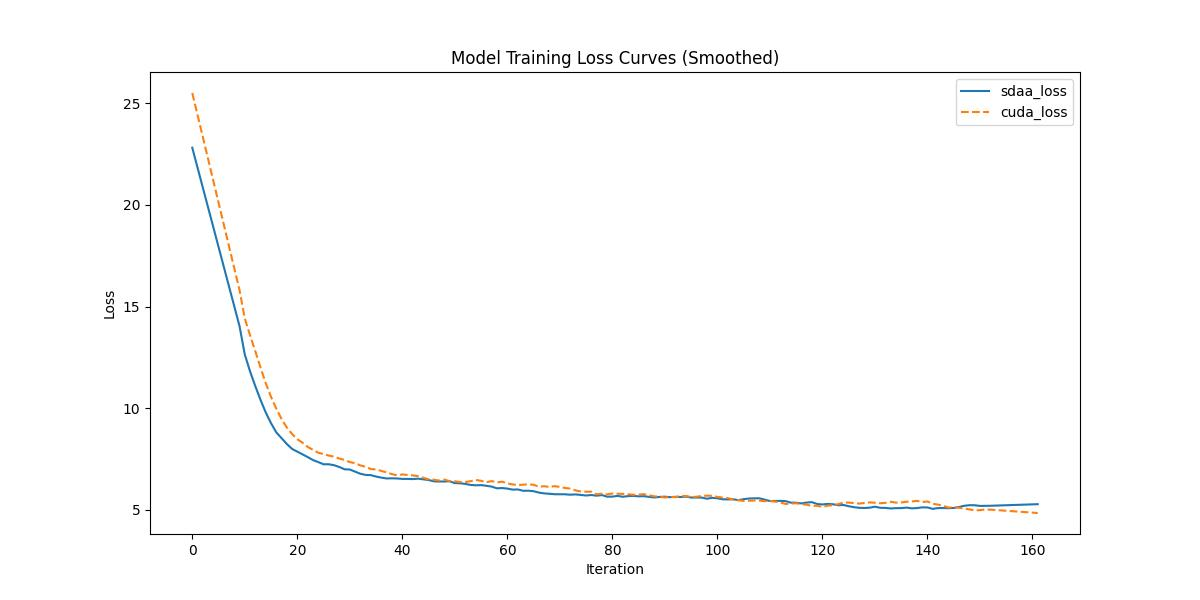

Python code for this plot:
import re
import numpy as np
import matplotlib.pyplot as plt
from scipy.signal import savgol_filter

def compare_loss(benchmark_loss_array, sdaa_loss_array):
    def MeanRelativeError(cuda_loss, sdaa_loss):
        return ((sdaa_loss - cuda_loss) / cuda_loss).mean()

    def MeanAbsoluteError(cuda_loss, sdaa_loss):
        return (sdaa_loss - cuda_loss).mean()

    benchmark_mean_loss = benchmark_loss_array
    sdaa_mean_loss = sdaa_loss_array

    benchmark_compare_loss = benchmark_mean_loss
    sdaa_compare_loss = sdaa_mean_loss
    mean_relative_error = MeanRelativeError(benchmark_compare_loss, sdaa_compare_loss)
    mean_absolute_error = MeanAbsoluteError(benchmark_compare_loss, sdaa_compare_loss)

    print("MeanRelativeError:", mean_relative_error)
    print("MeanAbsoluteError:", mean_absolute_error)

    if mean_relative_error <= mean_absolute_error:
        print("Rule, mean_relative_error", mean_relative_error)
    else:
        print("Rule, mean_absolute_error", mean_absolute_error)

    print_str = f"{mean_relative_error=} <= 0.05 or {mean_absolute_error=} <= 0.0002"
    if mean_relative_error <= 0.05 or mean_absolute_error <= 0.0002:
        print('pass', print_str)
        return True, print_str
    else:
        print('fail', print_str)
        return False, print_str

def parse_string(string):
    """
    Parse the log file and extract loss values.
    """
    # Updated regex pattern to match the new log format
    pattern = r"Loss: ([\d\.e-]+)"
    
    # Find all matches based on the pattern
    match = re.findall(pattern, string)
    return match

def parse_loss(ret_list):
    """
    Parse the extracted loss values into a numpy array.
    """
    step_num = len(ret_list)
    loss_arr = np.zeros(shape=(step_num,))
    
    for i, loss in enumerate(ret_list):
        loss_arr[i] = float(loss)
    
    print(loss_arr)
    return loss_arr

def plot_loss(sdaa_loss, a100_loss):
    """
    Plot the loss curves for comparison.
    """
    fig, ax = plt.subplots(figsize=(12, 6))

    # Apply Savitzky-Golay filter to smooth the curves
    smoothed_losses = savgol_filter(sdaa_loss, 20, 1)
    x = list(range(len(sdaa_loss)))
    ax.plot(x, smoothed_losses, label="sdaa_loss")

    smoothed_losses = savgol_filter(a100_loss, 20, 1)
    x = list(range(len(a100_loss)))
    ax.plot(x, smoothed_losses, "--", label="cuda_loss")

    ax.set_xlabel("Iteration")
    ax.set_ylabel("Loss")
    ax.set_title("Model Training Loss Curves (Smoothed)")
    ax.legend()
    plt.savefig("loss.jpg")

if __name__ == "__main__":
    from argparse import ArgumentParser
    
    parser = ArgumentParser(description='ModelZoo')
    parser.add_argument('--sdaa-log', type=str, default="yolo.log")
    parser.add_argument('--cuda-log', type=str, default="yolox_cuda.log")
    args = parser.parse_args()

    sdaa_log = args.sdaa_log
    with open(sdaa_log, 'r') as f:
        s = f.read()
    sdaa_res = parse_string(s)

    a100_log = args.cuda_log
    with open(a100_log, 'r') as f:
        s = f.read()
    a100_res = parse_string(s)

    # Ensure both logs are of the same length for comparison
    length = min(len(a100_res), len(sdaa_res))

    # Parse the loss values from both logs
    sdaa_loss = parse_loss(sdaa_res[:length])
    a100_loss = parse_loss(a100_res[:length])

    # Compare the losses
    compare_loss(a100_loss, sdaa_loss)

    # Plot the loss curves
    plot_loss(sdaa_loss, a100_loss)
